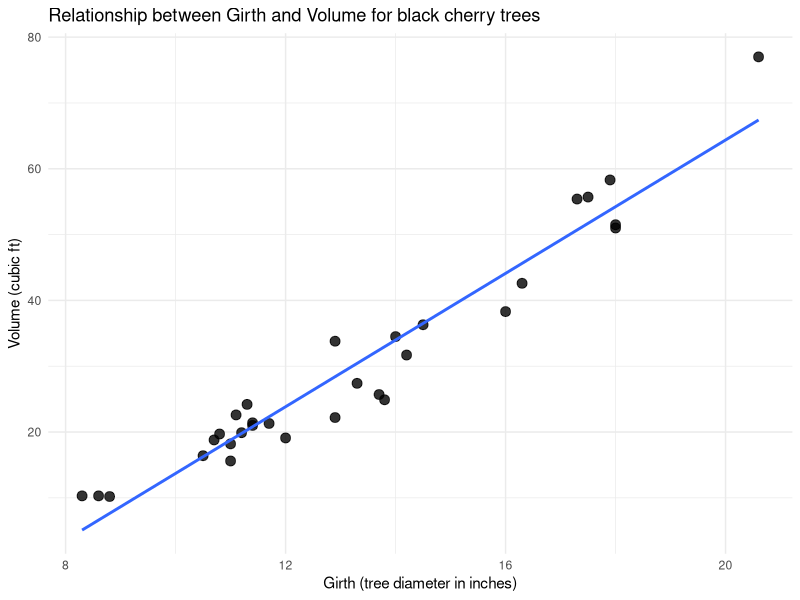
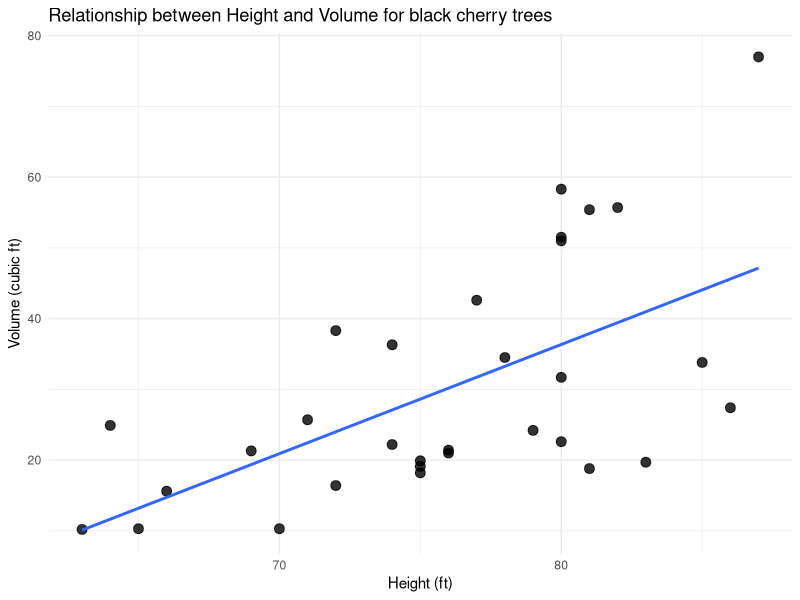
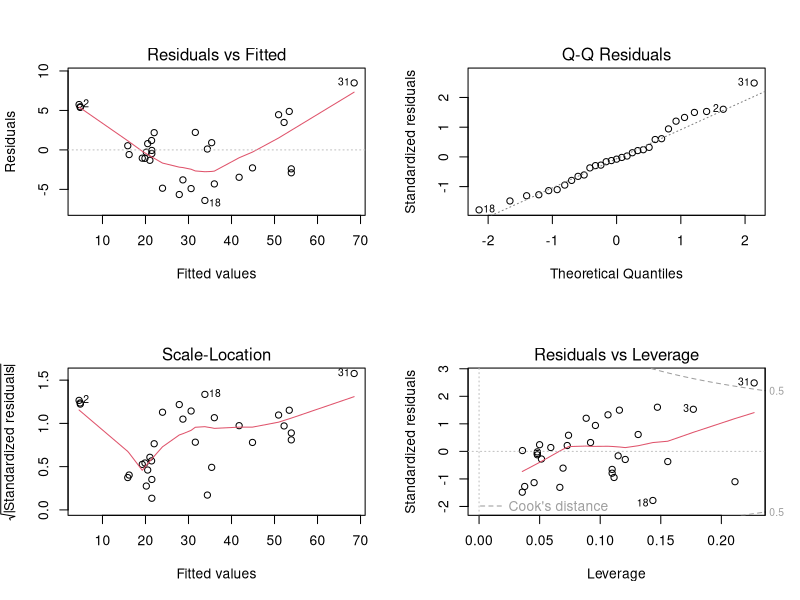

Reproduce these figures in R, in order.
# LOADING THE REQUIRED LIBRARIES
library(ggplot2)
library(dplyr)


# LOADING THE DATASET
data(trees)
trees

# INSPECTING THE DATASET
View(trees)
glimpse(trees)
summary(trees)

# The trees dataset provides measurements of the diameter, 
# height and volume of timber in 31 felled black cherry trees

# The dataset has 31 observations and 3 variables
# Girth represents Tree diameter in inches and is numeric
# Height represents Height in ft and is numeric
# Volume represents Volume of timber in cubic ft and is numeric

# looking for missing values in the dataset
colSums(is.na(trees))

# PLOTTING THE SCATTERPLOTS AND CALCULATING THE PEARSON CORRELATIONS

# scatterplot of Volume against Girth
ggplot(trees, aes(x =  Girth, y = Volume)) +
  geom_point(size = 3, alpha = 0.8) +
  geom_smooth(method = "lm", se = FALSE) +
  labs(title = "Relationship between Girth and Volume for black cherry trees",
       x = "Girth (tree diameter in inches)",
       y = "Volume (cubic ft)") +
  theme_minimal()

# The scatterplot of Volume against Girth displays a tight, strong, 
# positive linear pattern 
# As tree trunk girth increases, timber volume increases consistently

# The data points follow the fitted linear regression line closely across 
# the entire range


# scatterplot of Volume against Height
ggplot(trees, aes(x =  Height, y = Volume)) +
  geom_point(size = 3, alpha = 0.8) +
  geom_smooth(method = "lm", se = FALSE) +
  labs(title = "Relationship between Height and Volume for black cherry trees",
       x = "Height (ft)",
       y = "Volume (cubic ft)") +
  theme_minimal()

# The scatterplot shows a moderate, positive linear trend
# but the data points exhibit significantly more scatter(variation) around 
# the trend line compared to girth While taller trees generally 
# have greater volume
# height alone shows a much looser relationship with volume

# Pearson correlation between Girth and Volume
cor_girth_vol <- cor(trees$Girth, trees$Volume)
cat("Pearson Correlation (Girth & Volume):", cor_girth_vol, "\n")

# pearson correlation between Girth and Volume = 0.9671

# Correlation's direction
# The correlation coefficient of 0.9671 is positive 
# This means that trees with larger trunk diameters (Girth) systematically 
# possess larger timber volumes

# Correlation's strength
# A coefficient of 0.967 indicates a very strong linear relationship
# confirming that girth is an outstanding single predictor of timber volume

# Pearson correlation between Height and Volume
cor_height_vol <- cor(trees$Height, trees$Volume)
cat("Pearson Correlation (Height & Volume):", cor_height_vol, "\n")

# pearson correlation between Height and Volume = 0.5982

# What correlation cannot tell you

# Correlation does not imply causation
# Correlation proves association, not cause and effect
# A high correlation does not mean increasing girth mechanically causes volume 
# rather, both grow together as the tree matures

# Correlation ignores Confounding Variables
# Correlation measures the relationship between two variables in isolation 
# and does not account for the joint effect of additional variables 
# such as tree Height


# FITTING AND COMPARING REGRESSION MODELS

# Simple Linear Regression (Volume predicted by Girth)
simple_model <- lm(Volume ~ Girth, data = trees)
summary(simple_model)

# The response variable is Volume 
# The explanatory variable is Girth 

# slope estimate
# Girth = 5.0659; This means that for every 1 inch increase in tree girth
# the estimated timber volume increases by 5.0659 cubic feet
# This effect is statistically significant with a p-value of < 2e-16

# Multiple Regression (Volume predicted by Girth and Height)
multi_model <- lm(Volume ~ Girth + Height, data = trees)
summary(multi_model)

# The response variable is Volume
# The explanatory variables are Girth and Height

# slope estimates
# Girth = 4.7082;Holding tree height constant, for every 1 inch increase 
# in girth, timber volume increases by 4.7082 cubic feet

# Height = 0.3393;Holding tree girth constant, for every 1 foot increase 
# in tree height, timber volume increases by an estimated 0.34 cubic feet

# Compare Adjusted R-squared
cat("Simple Model Adj R-squared:", summary(simple_model)$adj.r.squared, "\n")
cat("Multiple Model Adj R-squared:", summary(multi_model)$adj.r.squared, "\n")

# Simple Model Adjusted R-squared = 0.9330895 implying 93.31 percent of 
# variation explained

# Multiple Model Adjusted R-squared = 0.9442322 implying 94.42 percent of 
# variation explained

# The Multiple Regression Model is superior
# The adjusted R-squared increases from 0.9330895 to 0.9442322 

# Because adjusted R-squared penalizes adding unnecessary variables 
# this increase confirms that adding Height adds real predictive power beyond
# Girth alone

# Additionally, the Residual Standard Error drops from 4.252 to 3.882, 
# showing reduced prediction error

# Model Diagnostics for Multiple Regression
par(mfrow = c(2, 2))
plot(multi_model)
par(mfrow = c(1, 1))

# Linearity (Residuals vs Fitted)
# The red smoother curve displays a slight U-shaped curve
# Residuals are slightly positive at small and large fitted values 
# and negative in the middle
# This slight non-linear curvature suggests volume naturally scales 
# geometrically rather than purely linearly

# Residual Normality (Q-Q Residuals)
# The data points closely adhere to the dashed theoretical quantile line, 
# with only slight deviations at the upper tail 
# This indicates that the normality assumption of residuals is reasonably 
# well met

# Residual Spread / Homoscedasticity (Scale-Location) 
# The spread of standardized residuals increases slightly as fitted values 
# increase
# There is minor heteroscedasticity (variance increases slightly with larger trees), 
# but it is not severe enough to violate model assumptions critically

# Influential Observations (Residuals vs Leverage)
# Observation 31 has noticeably higher leverage and residual magnitude than 
# the rest of the sample
# However, it remains within Cook's distance contour lines 
# (dashed lines are not crossed), meaning it does not distort the overall 
# stability of the regression fit

# Summary of evidence
# the scatter plots, pearson correlation, regression results and diagnostics
# demonstrate that tree size measurements explain almost all variation 
# in timber volume

# Girth acts as the primary driver of timber volume, 
# while Height offers significant secondary predictive value

# Limitation
# The sample consists of only 31 observations of a single species (black cherry trees)
# As a result, this model cannot be generalized to other tree species with 
# different structure or growth rates

# Why the results show association rather than proof of causation
# the regression model establishes statistical association, not causal proof
# High girth and height do not cause volume directly; rather, both parameters 
# reflect the biological accumulation of tree stem biomass as a 
# plant matures over time
